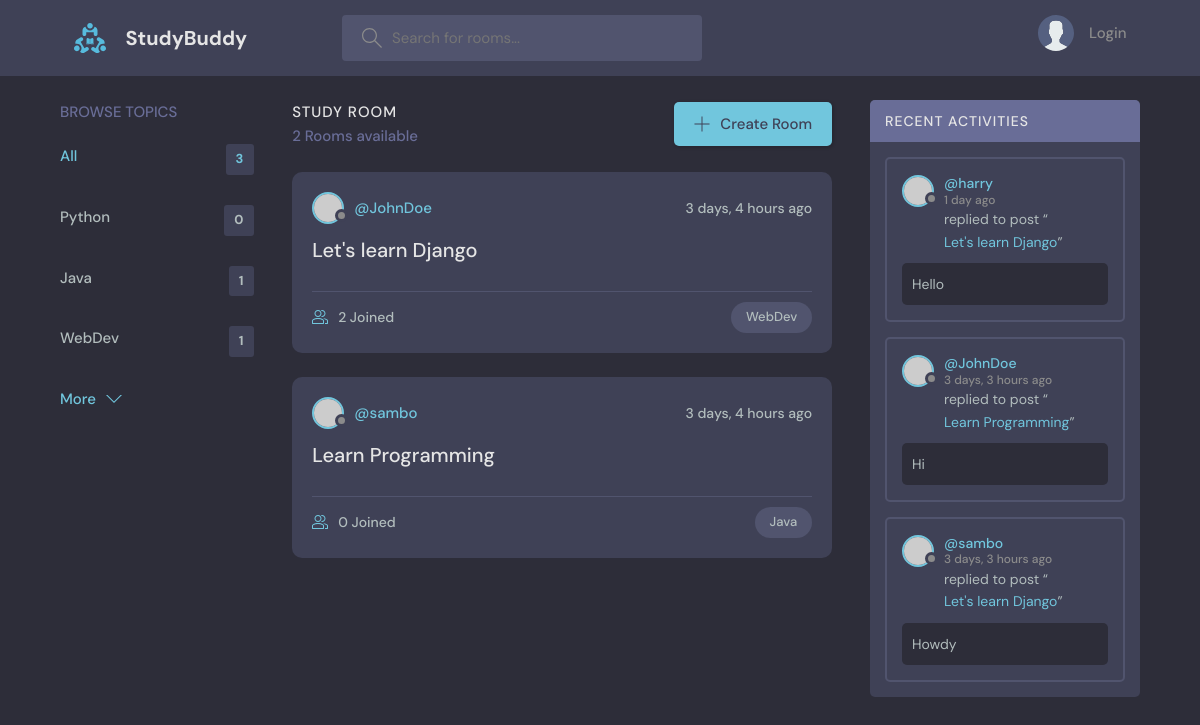
/, run on an earlier commit of the app's database.
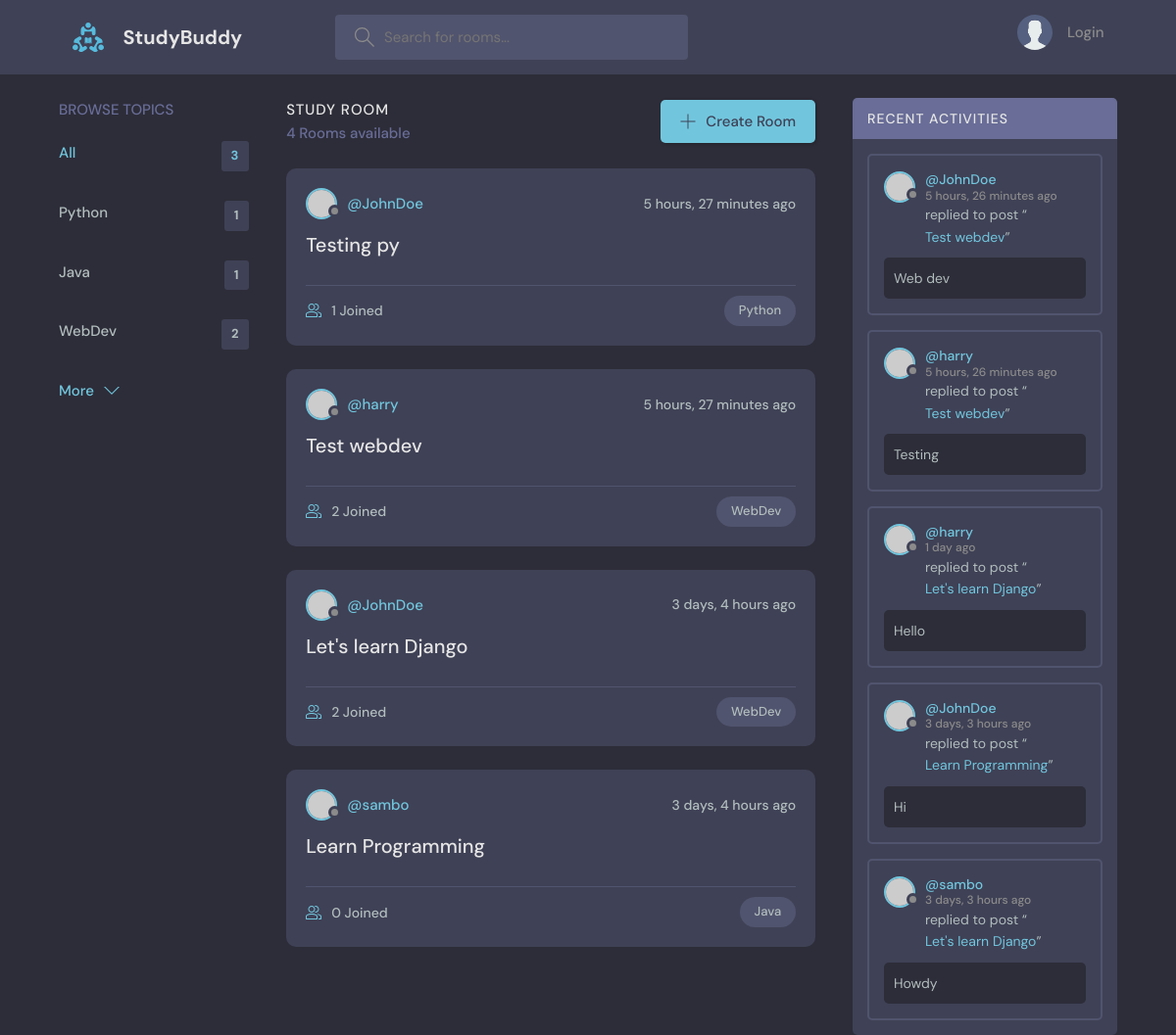
And on a later commit of the database.
### base/models.py (models this page shows, shortened)
class Topic(models.Model):
    name = models.CharField(max_length=200)

class Room(models.Model):
    host = models.ForeignKey(User, on_delete = models.SET_NULL, null = True)
    topic = models.ForeignKey(Topic, on_delete=models.SET_NULL,null = True)
    name = models.CharField(max_length=200)
    description = models.TextField(null=True, blank=True)
    participants = models.ManyToManyField(User, related_name='participants',blank=True)
    updated = models.DateTimeField(auto_now=True)
    created = models.DateTimeField(auto_now_add = True)
    class Meta:
        ordering = ['-updated', '-created']
    def __str__(self):
        return self.name

class Message(models.Model):
    user = models.ForeignKey(User, on_delete=models.CASCADE)
    room = models.ForeignKey(Room, on_delete=models.CASCADE)
    body = models.TextField()
    updated = models.DateTimeField(auto_now=True)
    created = models.DateTimeField(auto_now_add = True)
    class Meta:
        ordering = ['-updated', '-created']

### base/views.py (the view)
# urls.py: path('', views.home, name = "home"),
def home(request):
    q = request.GET.get('q') if request.GET.get('q') != None else ''
    rooms = Room.objects.filter(
        Q(topic__name__icontains = q, ) |
        Q(name__icontains=q) |
        Q(description__icontains=q)
        )
    topics = Topic.objects.all()
    room_count = rooms.count()
    room_messages = Message.objects.filter(Q(room__topic__name__icontains=q))
    context = {'rooms': rooms, 'topics':topics, 'room_count':room_count, 'room_messages':room_messages}
    return render(request, 'base/home.html', context)

### base/templates/base/home.html (shortened to what this page needs)
{% extends 'main.html' %}
{% block content %}
    <main class="layout layout--3">
      <div class="container">
        {% include 'base/topics_component.html' %}
        <div class="roomList">
          <div class="roomList__header">
            <div>
              <h2>Study Room</h2>
              <p>{{room_count}} Rooms available</p>
            </div>
            <a class="btn btn--main" href="{% url 'create-room' %}">
              <svg version="1.1" xmlns="http://www.w3.org/2000/svg" width="32" height="32" viewBox="0 0 32 32">
                <title>add</title>
                <path
                  d="M16.943 0.943h-1.885v14.115h-14.115v1.885h14.115v14.115h1.885v-14.115h14.115v-1.885h-14.115v-14.115z"
                ></path>
              </svg>
              Create Room
            </a>
          </div>
          {% include 'base/feed_component.html' %}
        </div>
         {% include 'base/activity_component.html' %}
      </div>
    </main>
{% endblock content %}

### base/templates/base/topics_component.html
<div class="topics">
    <div class="topics__header">
      <h2>Browse Topics</h2>
    </div>
    <ul class="topics__list">
      <li>
        <a href="{% url 'home' %}" class="active">All <span>{{topics.count}}</span></a>
      </li>
      {% for topic in topics %}
      <li>
        <a href="{% url 'home' %}?q={{topic.name}}">{{topic.name}}<span>{{topic.room_set.all.count}}</span></a>
      </li>
      {% endfor %}
    </ul>
    <a class="btn btn--link" href="topics.html">
      More
      <svg version="1.1" xmlns="http://www.w3.org/2000/svg" width="32" height="32" viewBox="0 0 32 32">
        <title>chevron-down</title>
        <path d="M16 21l-13-13h-3l16 16 16-16h-3l-13 13z"></path>
      </svg>
    </a>
  </div>

### base/templates/base/feed_component.html (shortened to what this page needs)
{% for room in rooms %}
<div class="roomListRoom">
    <div class="roomListRoom__header">
      <a href="{% url 'user-profile' room.host.id %}" class="roomListRoom__author">
        <div class="avatar avatar--small">
          <img src="https://randomuser.me/api/portraits/women/11.jpg" />
        </div>
        <span>@{{room.host.username}}</span>
      </a>
      <div class="roomListRoom__actions">
        <span>{{room.created|timesince}} ago</span>
      </div>
    </div>
    <div class="roomListRoom__content">
      <a href="{% url 'room' room.id %}">{{room.name}}</a>
    </div>
    <div class="roomListRoom__meta">
      <a href="{% url 'room' room.id %}" class="roomListRoom__joined">
        {{room.participants.all.count}} Joined
      </a>
      <p class="roomListRoom__topic">{{room.topic.name}}</p>
    </div>
</div>
{% endfor %}

### base/templates/base/activity_component.html (shortened to what this page needs)
<div class="activities">
    <div class="activities__header">
      <h2>Recent Activities</h2>
    </div>
    {% for message in room_messages %}
    <div class="activities__box">
      <div class="activities__boxHeader roomListRoom__header">
        <a href="{% url 'user-profile' message.user.id %}" class="roomListRoom__author">
          <div class="avatar avatar--small">
            <img src="https://randomuser.me/api/portraits/women/11.jpg" />
          </div>
          <p>
            @{{message.user}}
            <span>{{message.created|timesince}} ago</span>
          </p>
        </a>
      </div>
      <div class="activities__boxContent">
        <p>replied to post “<a href="{% url 'room' message.room.id %}">{{message.room}}</a>”</p>
        <div class="activities__boxRoomContent">
          {{message.body}}
        </div>
      </div>
    </div>
    {% endfor %}
  </div>

What changed in the data, as far as the page shows it:
computed for Topic "Python": room_set.all.count "0" → "1"
computed for Topic "WebDev": room_set.all.count "1" → "2"
added Room: host.username "JohnDoe", created "5 hours, 27 minutes", name "Testing py", participants.all.count "1", topic.name "Python"
added Room: host.username "harry", created "5 hours, 27 minutes", name "Test webdev", participants.all.count "2", topic.name "WebDev"
added Message: user "JohnDoe", created "5 hours, 26 minutes", room "Test webdev", body "Web dev"
added Message: user "harry", created "5 hours, 26 minutes", room "Test webdev", body "Testing"
Also different on the page:
{{ room_count }}: "2" → "4"
